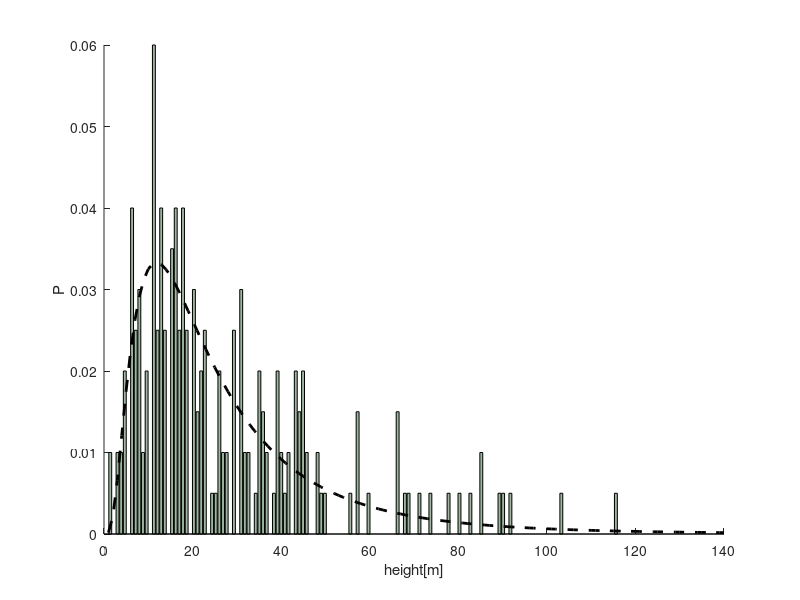
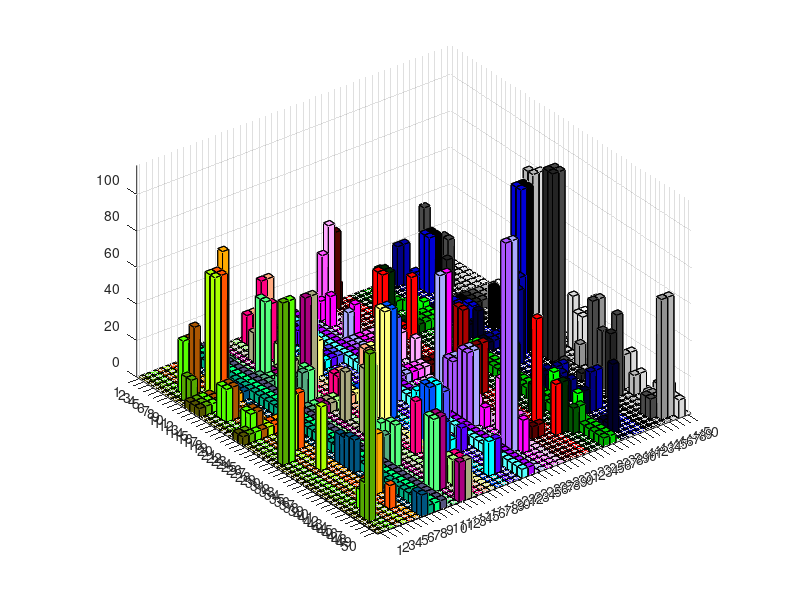

MATLAB code for these plots, in order: (Note: this script raises an error after producing the figures.)
rng(12)
max_altitude = 120;
m_size = [5000 5000]; % m
map_size = [50 50]; % nums
map_mat = zeros(map_size); % mapMat
map_step = m_size./map_size;
%%
populations_r = 1;
%populations_density=[20,10]; % people/km^2
%populations_positions=[20 20;70 70;]; % mapindex
means = 30;
populations_density = rand(1,means)*15;
populations_positions = unifrnd(1,50,means,2);
populations_risk = 10 * rand(map_size); % value
%%
road_density=[10,5,12,12]; % cars/km^@
road_positions=[25 25;40 25;10 20;40 30]; % mapindex
road_flag = [[ones(50,1)*25 [1:50]'];[ones(50,1)*24 [1:50]'];
             [[1:50]' ones(50,1)*11];[[1:50]' ones(50,1)*12];[[1:50]' ones(50,1)*13];
             [[1:50]' ones(50,1)*21];[[1:50]' ones(50,1)*22];
             [ones(50,1)*10 [1:50]' ];[ones(50,1)*9 [1:50]' ];[ones(50,1)*11 [1:50]' ];
             [ones(29,1)*37 [22:50]' ];[ones(29,1)*38 [22:50]' ];];
map_road_flag = zeros(size(map_size));
road_risk = zeros(map_size);
for i =1:size(road_flag,1)
    road_risk(road_flag(i,1),road_flag(i,2))=6;
    map_road_flag(road_flag(i,1),road_flag(i,2))=1;
end
%% update risk
for i=1:map_size(1)
    for j=1:map_size(2)
        pnum=length(populations_density);
        rnum=length(road_density);
        for k1=1:pnum
            r = sqrt(sum((([i,j]-populations_positions(k1,:)).*map_step).^2))/1000;
            if r<=populations_r
               populations_risk(i,j)=populations_risk(i,j)+exp(1-r^2)* populations_density(k1);
            end
        end
        for k2=1:rnum 
            r = sqrt(sum(([i,j]-road_positions(k2,:)).*map_step).^2)/1000;
            if r<=populations_r && map_road_flag(i,j)==1
                road_risk(i,j)=road_risk(i,j)+exp(1-r^2)* road_density(k2);
            end
        end
    end
end
%% buliding
miu = 3.0467;
sigma = 0.76023;
x = 1:1:140;
y = 1./(x.*sigma.*sqrt(2.*pi)).*exp(-(log(x)-miu).^2./(2*sigma^2));
figure();
xlabel('height[m]')
ylabel('P')


cumsum_y = [0 cumsum(y)+(1-sum(y))];
bulid_num = 200;
bulid_height = zeros(1,bulid_num);
for i =1:bulid_num
    index = find(rand()<cumsum_y,1,'first');
    bulid_height(i) = x(index-1); 
end
hold on
[n,xout]=hist(bulid_height,140);
bs=bar(xout,n/bulid_num);
for i =1:numel(bs)
    set(bs(i),'FaceColor','#9FB7A0');
end
plot(x,y,'black--','LineWidth',2);
bulid_position = round(unifrnd(1,50,bulid_num,2));
bulid_xyz = zeros(map_size);
for i =1:size(road_flag,1)
    bulid_xyz(road_flag(i,1),road_flag(i,2))=5;
end
for i =1:bulid_num
    if map_road_flag(bulid_position(i,1),bulid_position(i,2)) == 1
        continue;
    end
    bulid_xyz(bulid_position(i,1),bulid_position(i,2))=bulid_height(i);
    if rand<0.4
        if rand<0.5
            bulid_xyz(bulid_position(i,1)+1,bulid_position(i,2))=bulid_height(i);
        else
            bulid_xyz(bulid_position(i,1),bulid_position(i,2)+1)=bulid_height(i);
        end
    else
        if rand>0.7
            bulid_xyz(bulid_position(i,1)+1,bulid_position(i,2))=bulid_height(i);
            bulid_xyz(bulid_position(i,1),bulid_position(i,2)+1)=bulid_height(i);
            bulid_xyz(bulid_position(i,1)+1,bulid_position(i,2)+1)=bulid_height(i);
        else
        end
    end
    
end

figure()
hold on 
colormap('colorcube')
remove_empty_bars(bar3((bulid_xyz'),1));
%plot3(t(:,1),t(:,2),t(:,3),'Color','#A2AB28','LineStyle','-','Marker','o','LineWidth',1.5,'MarkerSize',5);
xlim([0 50])
ylim([0 50])
zlim([0 max(bulid_height)+10])
xlabel('X(100m/unit))');
ylabel('Y(100m/unit)');
zlabel('Z(m/unit)');
title('Buliding')

IOT_pos = [25,30,0;34,20,0;40,35 0;];
%%
figure()
subplot(1,2,1)
colormap('jet')
contourf(road_risk)
colorbar;
title('Road density')
subplot(1,2,2)
colormap('jet')
contourf(populations_risk)
title('Populations density')
colorbar;

